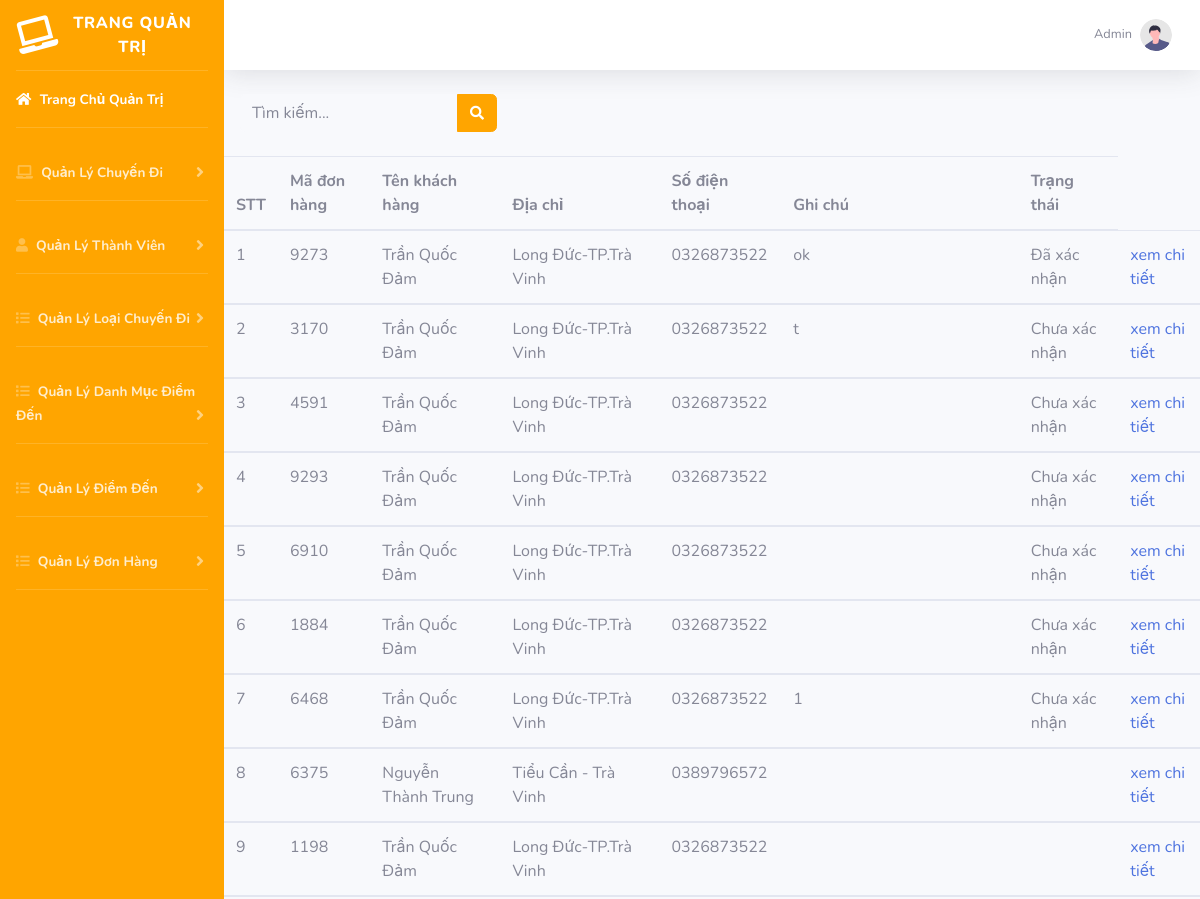
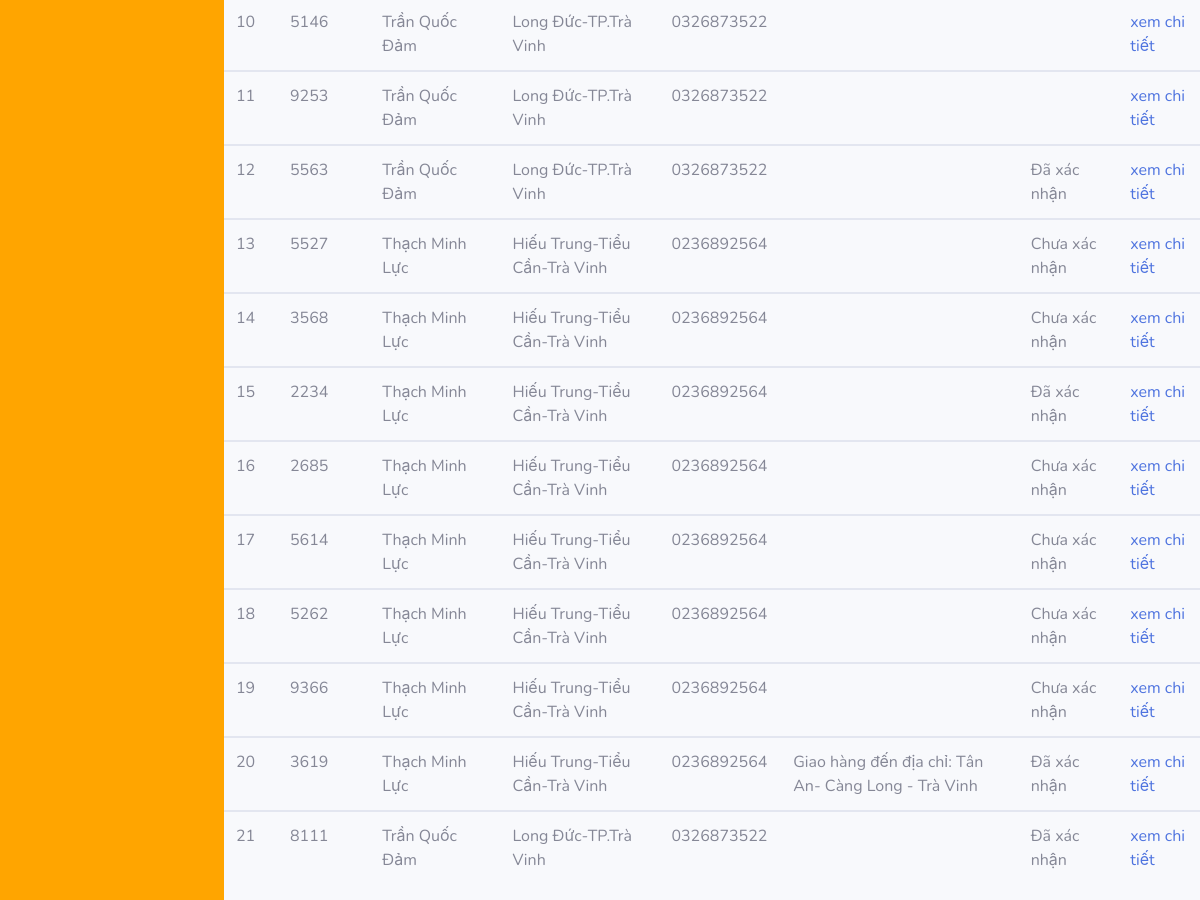
Page /admin/quanlydonhang.php (signed in) on the committed database (2 pictures, top to bottom).
### tables this page shows
CREATE TABLE `dondathang` (
  `madh` int(10) NOT NULL,
  `mand` int(10) NOT NULL,
  `oder_code` varchar(100) NOT NULL,
  `ghichu` varchar(250) NOT NULL,
  `trangthai` varchar(100) NOT NULL
);

CREATE TABLE `nguoidung` (
  `mand` int(10) NOT NULL,
  `username` varchar(50) NOT NULL,
  `password` varchar(30) NOT NULL,
  `name` varchar(80) NOT NULL,
  `diachi` varchar(250) NOT NULL,
  `phone` char(10) NOT NULL,
  `quyen` int(1) NOT NULL
);

### admin/quanlydonhang.php (the view, shortened to what this page needs)
<?php include_once 'inc/header.php'?>
<body id="page-top">
	<div id="wrapper">
		<?php include_once 'inc/sidebar.php' ?>
				<form
           class="d-none d-sm-inline-block form-inline mr-auto ml-md-3 my-2 my-md-0 mw-100 navbar-search" action="timkiemdonhang.php" method="POST">
               <div class="input-group">
                   <input type="text" class="form-control bg-light border-0 small" name="noidung" placeholder="Tìm kiếm..."
                        aria-label="Search" aria-describedby="basic-addon2">
                    <div class="input-group-append">
                            <button class="btn btn-primary" type="submit" name="timkiemdonhang" value="Tìm kiếm">
                                   <i class="fas fa-search fa-sm"></i>
                               </button>
                           </div>
                       </div>
                   </form>
           <br> <br>
				<?php
					include 'connect.php';
					$sql_lietke_dh="SELECT * FROM dondathang,nguoidung WHERE dondathang.mand=nguoidung.mand ORDER BY madh DESC";
					$query_lietke_dh = mysqli_query($conn,$sql_lietke_dh);
				?>
				<table class="table table-hover" style="align:center">
								<thead style="align:center">
									<th>STT</th>
									<th>Mã đơn hàng</th>
									<th>Tên khách hàng</th>
									<th>Địa chỉ </th>
									<th>Số điện thoại</th>
									<th>Ghi chú</th>
									<th>Trạng thái</th>
								</thead>
						<?php
							$i=0;
							while($row=mysqli_fetch_array($query_lietke_dh))
								{
									$i++;
						?>
								<tbody>
									<tr>
										<td><?php echo $i ?> </td>
										<td><?php echo $row['oder_code'] ?> </td>
										<td><?php echo $row['name']?> </td>
										<td><?php echo $row['diachi']?> </td>
										<td><?php echo $row['phone']?> </td>
										<td><?php echo $row['ghichu']?> </td>
										<td>
											<?php
												if($row['trangthai']==1)
												 echo "Chưa xác nhận";
												else if($row['trangthai']==2)
												echo"Đã xác nhận";
											?>
										</td>
										<td><a href="quanlychitietdonhang.php?code=<?php echo $row['oder_code'] ?>">xem chi tiết</a> </td>
									</tr>
								</tbody>
								<?php } ?>
							</table>
					</div>
				</div>
			</div>
	<?php include_once 'inc/footer.php' ?>

### admin/inc/header.php (shortened to what this page needs)
<?php session_start();
$user=(isset($_SESSION['user']))? $_SESSION ['user'] :[];
?>
<!DOCTYPE html>
<html lang="en">
<head>
    <link href="vendor/fontawesome-free/css/all.min.css" rel="stylesheet" type="text/css">
    <link href="css/sb-admin-2.min.css" rel="stylesheet">
</head>

### admin/inc/sidebar.php (shortened to what this page needs)
<ul class="navbar-nav bg-gradient-primary sidebar sidebar-dark accordion" id="accordionSidebar">
            <a class="sidebar-brand d-flex align-items-center justify-content-center" href="admin.php">
                <div class="sidebar-brand-icon rotate-n-15">
                    <i class="fa fa-laptop"></i>
                </div>
                <div class="sidebar-brand-text mx-3">Trang Quản Trị</div>
            </a>
            <hr class="sidebar-divider my-0">
            <li class="nav-item active">
                <a class="nav-link" href="admin.php">
                    <i class="fa fa-home"></i>
                    <span>Trang Chủ Quản Trị</span></a>
            </li>
            <hr class="sidebar-divider">
            <li class="nav-item">
                <a class="nav-link collapsed" href="quanlysanpham.php" data-toggle="collapse" data-target="#collapseUtilities"
                    aria-expanded="true" aria-controls="collapseUtilities">
                    <i class="fa fa-laptop"></i>
                    <span>Quản Lý Chuyến Đi</span>
                </a>
            </li>
            <hr class="sidebar-divider">
            <li class="nav-item">
                <a class="nav-link collapsed" href="quanlythanhvien.php" data-toggle="collapse" data-target="#collapsePages"
                    aria-expanded="true" aria-controls="collapsePages">
                    <i class="fa fa-user"></i>
                    <span>Quản Lý Thành Viên</span>
                </a>
            </li>
            <hr class="sidebar-divider">
            <li class="nav-item">
                <a class="nav-link collapsed" href="quanlydanhmuc.php" data-toggle="collapse" data-target="#collapsePages1"
                    aria-expanded="true" aria-controls="collapsePages">
                    <i class="fa fa-list"></i>
                    <span>Quản Lý Loại Chuyến Đi</span>
                </a>
            </li>
            <hr class="sidebar-divider">
            <li class="nav-item">
                <a class="nav-link collapsed" href="quanlydonhang.php" data-toggle="collapse" data-target="#collapsePages2"
                    aria-expanded="true" aria-controls="collapsePages">
                    <i class="fa fa-list"></i>
                    <span>Quản Lý Danh Mục Điểm Đến</span>
                </a>
            </li>
            <hr class="sidebar-divider">
            <li class="nav-item">
                <a class="nav-link collapsed" href="quanlydonhang.php" data-toggle="collapse" data-target="#collapsePages3"
                    aria-expanded="true" aria-controls="collapsePages">
                    <i class="fa fa-list"></i>
                    <span>Quản Lý Điểm Đến</span>
                </a>
            </li>
            <hr class="sidebar-divider">
            <li class="nav-item">
                <a class="nav-link collapsed" href="quanlydonhang.php" data-toggle="collapse" data-target="#collapsePages4"
                    aria-expanded="true" aria-controls="collapsePages">
                    <i class="fa fa-list"></i>
                    <span>Quản Lý Đơn Hàng</span>
                </a>
            </li>
            <hr class="sidebar-divider d-none d-md-block">
        </ul>
        <div id="content-wrapper" class="d-flex flex-column">
            <div id="content">
                <nav class="navbar navbar-expand navbar-light bg-white topbar mb-4 static-top shadow">
                    <ul class="navbar-nav ml-auto">
                        <?php if(isset($user['name'])) { ?>
                            <li class="nav-item dropdown no-arrow">
                            <a class="nav-link dropdown-toggle" href="#" id="userDropdown" role="button"
                                data-toggle="dropdown" aria-haspopup="true" aria-expanded="false">
                                <span class="mr-2 d-none d-lg-inline text-gray-600 small"><?php echo $user['name']?></span>
                                <img class="img-profile rounded-circle"
                                    src="img/undraw_profile.svg">
                            </a>
                        </li>
                            <?php }?>
                    </ul>
                </nav>

### admin/inc/footer.php (shortened to what this page needs)
</body>
</html>

### rows in the picture
dondathang: oder_code "9273", nguoidung.name "Trần Quốc Đảm", nguoidung.diachi "Long Đức-TP.Trà Vinh", nguoidung.phone "0326873522", ghichu "ok", trangthai "Đã xác nhận"
dondathang: oder_code "3170", nguoidung.name "Trần Quốc Đảm", nguoidung.diachi "Long Đức-TP.Trà Vinh", nguoidung.phone "0326873522", ghichu "t", trangthai "Chưa xác nhận"
dondathang: oder_code "4591", nguoidung.name "Trần Quốc Đảm", nguoidung.diachi "Long Đức-TP.Trà Vinh", nguoidung.phone "0326873522", trangthai "Chưa xác nhận"
dondathang: oder_code "9293", nguoidung.name "Trần Quốc Đảm", nguoidung.diachi "Long Đức-TP.Trà Vinh", nguoidung.phone "0326873522", trangthai "Chưa xác nhận"
dondathang: oder_code "6910", nguoidung.name "Trần Quốc Đảm", nguoidung.diachi "Long Đức-TP.Trà Vinh", nguoidung.phone "0326873522", trangthai "Chưa xác nhận"
dondathang: oder_code "1884", nguoidung.name "Trần Quốc Đảm", nguoidung.diachi "Long Đức-TP.Trà Vinh", nguoidung.phone "0326873522", trangthai "Chưa xác nhận"
dondathang: oder_code "6468", nguoidung.name "Trần Quốc Đảm", nguoidung.diachi "Long Đức-TP.Trà Vinh", nguoidung.phone "0326873522", ghichu "1", trangthai "Chưa xác nhận"
dondathang: oder_code "6375", nguoidung.name "Nguyễn Thành Trung", nguoidung.diachi "Tiểu Cần - Trà Vinh", nguoidung.phone "0389796572"
dondathang: oder_code "1198", nguoidung.name "Trần Quốc Đảm", nguoidung.diachi "Long Đức-TP.Trà Vinh", nguoidung.phone "0326873522"
dondathang: oder_code "5146", nguoidung.name "Trần Quốc Đảm", nguoidung.diachi "Long Đức-TP.Trà Vinh", nguoidung.phone "0326873522"
dondathang: oder_code "9253", nguoidung.name "Trần Quốc Đảm", nguoidung.diachi "Long Đức-TP.Trà Vinh", nguoidung.phone "0326873522"
dondathang: oder_code "5563", nguoidung.name "Trần Quốc Đảm", nguoidung.diachi "Long Đức-TP.Trà Vinh", nguoidung.phone "0326873522", trangthai "Đã xác nhận"
dondathang: oder_code "5527", nguoidung.name "Thạch Minh Lực", nguoidung.diachi "Hiếu Trung-Tiểu Cần-Trà Vinh", nguoidung.phone "0236892564", trangthai "Chưa xác nhận"
dondathang: oder_code "3568", nguoidung.name "Thạch Minh Lực", nguoidung.diachi "Hiếu Trung-Tiểu Cần-Trà Vinh", nguoidung.phone "0236892564", trangthai "Chưa xác nhận"
dondathang: oder_code "2234", nguoidung.name "Thạch Minh Lực", nguoidung.diachi "Hiếu Trung-Tiểu Cần-Trà Vinh", nguoidung.phone "0236892564", trangthai "Đã xác nhận"
dondathang: oder_code "2685", nguoidung.name "Thạch Minh Lực", nguoidung.diachi "Hiếu Trung-Tiểu Cần-Trà Vinh", nguoidung.phone "0236892564", trangthai "Chưa xác nhận"
dondathang: oder_code "5614", nguoidung.name "Thạch Minh Lực", nguoidung.diachi "Hiếu Trung-Tiểu Cần-Trà Vinh", nguoidung.phone "0236892564", trangthai "Chưa xác nhận"
dondathang: oder_code "5262", nguoidung.name "Thạch Minh Lực", nguoidung.diachi "Hiếu Trung-Tiểu Cần-Trà Vinh", nguoidung.phone "0236892564", trangthai "Chưa xác nhận"
dondathang: oder_code "9366", nguoidung.name "Thạch Minh Lực", nguoidung.diachi "Hiếu Trung-Tiểu Cần-Trà Vinh", nguoidung.phone "0236892564", trangthai "Chưa xác nhận"
dondathang: oder_code "3619", nguoidung.name "Thạch Minh Lực", nguoidung.diachi "Hiếu Trung-Tiểu Cần-Trà Vinh", nguoidung.phone "0236892564", ghichu "Giao hàng đến địa chỉ: Tân An- Càng Long - Trà Vinh", trangthai "Đã xác nhận"
dondathang: oder_code "8111", nguoidung.name "Trần Quốc Đảm", nguoidung.diachi "Long Đức-TP.Trà Vinh", nguoidung.phone "0326873522", trangthai "Đã xác nhận"

### other values in the picture
$user['name'] "Admin"
